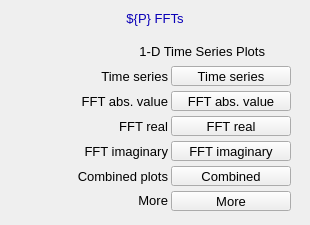
<?xml version="1.0" ?>
<ui version="4.0">
  <class>Dialog</class>
  <widget class="QWidget" name="screen">
    <property name="geometry">
      <rect>
        <x>559</x>
        <y>207</y>
        <width>310</width>
        <height>225</height>
      </rect>
    </property>
    <property name="styleSheet">
      <string notr="true">QWidget#screen {
  color: rgb(0, 0, 0);
  background-color: rgb(187, 187, 187);
  }</string>
    </property>
    <property name="windowTitle">
      <string>NDFFT16</string>
    </property>
    <widget class="PyDMDrawingRectangle" name="rectangle">
      <property name="geometry">
        <rect>
          <x>0</x>
          <y>5</y>
          <width>310</width>
          <height>25</height>
        </rect>
      </property>
      <property name="brush" stdset="0">
        <brush brushstyle="SolidPattern">
          <color alpha="255">
            <red>218</red>
            <green>218</green>
            <blue>218</blue>
          </color>
        </brush>
      </property>
      <property name="penStyle" stdset="0">
        <enum>Qt::SolidLine</enum>
      </property>
      <property name="penColor" stdset="0">
        <color>
          <red>218</red>
          <green>218</green>
          <blue>218</blue>
        </color>
      </property>
      <property name="penWidth" stdset="0">
        <double>0</double>
      </property>
      <property name="penCapStyle" stdset="0">
        <enum>Qt::FlatCap</enum>
      </property>
      <property name="toolTip">
        <string>rectangle</string>
      </property>
    </widget>
    <widget class="QLabel" name="text">
      <property name="geometry">
        <rect>
          <x>0</x>
          <y>6</y>
          <width>310</width>
          <height>25</height>
        </rect>
      </property>
      <property name="text">
        <string>${P} FFTs</string>
      </property>
      <property name="font" stdset="0">
        <font>
          <pointsize>10</pointsize>
        </font>
      </property>
      <property name="brush" stdset="0">
        <brush brushstyle="SolidPattern">
          <color alpha="255">
            <red>10</red>
            <green>0</green>
            <blue>184</blue>
          </color>
        </brush>
      </property>
      <property name="toolTip">
        <string>text</string>
      </property>
      <property name="alignment">
        <set>Qt::AlignCenter</set>
      </property>
      <property name="styleSheet">
        <string notr="true">QLabel#text {
  color: rgb(10, 0, 184);
  }</string>
      </property>
    </widget>
    <widget class="QLabel" name="text_1">
      <property name="geometry">
        <rect>
          <x>28</x>
          <y>91</y>
          <width>140</width>
          <height>20</height>
        </rect>
      </property>
      <property name="text">
        <string>FFT abs. value</string>
      </property>
      <property name="font" stdset="0">
        <font>
          <pointsize>10</pointsize>
        </font>
      </property>
      <property name="brush" stdset="0">
        <brush brushstyle="SolidPattern">
          <color alpha="255">
            <red>0</red>
            <green>0</green>
            <blue>0</blue>
          </color>
        </brush>
      </property>
      <property name="toolTip">
        <string>text_1</string>
      </property>
      <property name="alignment">
        <set>Qt::AlignRight|Qt::AlignTrailing|Qt::AlignVCenter</set>
      </property>
      <property name="styleSheet">
        <string notr="true">QLabel#text_1 {
  color: rgb(0, 0, 0);
  }</string>
      </property>
    </widget>
    <widget class="QLabel" name="text_2">
      <property name="geometry">
        <rect>
          <x>88</x>
          <y>116</y>
          <width>80</width>
          <height>20</height>
        </rect>
      </property>
      <property name="text">
        <string>FFT real</string>
      </property>
      <property name="font" stdset="0">
        <font>
          <pointsize>10</pointsize>
        </font>
      </property>
      <property name="brush" stdset="0">
        <brush brushstyle="SolidPattern">
          <color alpha="255">
            <red>0</red>
            <green>0</green>
            <blue>0</blue>
          </color>
        </brush>
      </property>
      <property name="toolTip">
        <string>text_2</string>
      </property>
      <property name="alignment">
        <set>Qt::AlignRight|Qt::AlignTrailing|Qt::AlignVCenter</set>
      </property>
      <property name="styleSheet">
        <string notr="true">QLabel#text_2 {
  color: rgb(0, 0, 0);
  }</string>
      </property>
    </widget>
    <widget class="QLabel" name="text_3">
      <property name="geometry">
        <rect>
          <x>38</x>
          <y>141</y>
          <width>130</width>
          <height>20</height>
        </rect>
      </property>
      <property name="text">
        <string>FFT imaginary</string>
      </property>
      <property name="font" stdset="0">
        <font>
          <pointsize>10</pointsize>
        </font>
      </property>
      <property name="brush" stdset="0">
        <brush brushstyle="SolidPattern">
          <color alpha="255">
            <red>0</red>
            <green>0</green>
            <blue>0</blue>
          </color>
        </brush>
      </property>
      <property name="toolTip">
        <string>text_3</string>
      </property>
      <property name="alignment">
        <set>Qt::AlignRight|Qt::AlignTrailing|Qt::AlignVCenter</set>
      </property>
      <property name="styleSheet">
        <string notr="true">QLabel#text_3 {
  color: rgb(0, 0, 0);
  }</string>
      </property>
    </widget>
    <widget class="QLabel" name="text_4">
      <property name="geometry">
        <rect>
          <x>28</x>
          <y>166</y>
          <width>140</width>
          <height>20</height>
        </rect>
      </property>
      <property name="text">
        <string>Combined plots</string>
      </property>
      <property name="font" stdset="0">
        <font>
          <pointsize>10</pointsize>
        </font>
      </property>
      <property name="brush" stdset="0">
        <brush brushstyle="SolidPattern">
          <color alpha="255">
            <red>0</red>
            <green>0</green>
            <blue>0</blue>
          </color>
        </brush>
      </property>
      <property name="toolTip">
        <string>text_4</string>
      </property>
      <property name="alignment">
        <set>Qt::AlignRight|Qt::AlignTrailing|Qt::AlignVCenter</set>
      </property>
      <property name="styleSheet">
        <string notr="true">QLabel#text_4 {
  color: rgb(0, 0, 0);
  }</string>
      </property>
    </widget>
    <widget class="QLabel" name="text_5">
      <property name="geometry">
        <rect>
          <x>58</x>
          <y>66</y>
          <width>110</width>
          <height>20</height>
        </rect>
      </property>
      <property name="text">
        <string>Time series</string>
      </property>
      <property name="font" stdset="0">
        <font>
          <pointsize>10</pointsize>
        </font>
      </property>
      <property name="brush" stdset="0">
        <brush brushstyle="SolidPattern">
          <color alpha="255">
            <red>0</red>
            <green>0</green>
            <blue>0</blue>
          </color>
        </brush>
      </property>
      <property name="toolTip">
        <string>text_5</string>
      </property>
      <property name="alignment">
        <set>Qt::AlignRight|Qt::AlignTrailing|Qt::AlignVCenter</set>
      </property>
      <property name="styleSheet">
        <string notr="true">QLabel#text_5 {
  color: rgb(0, 0, 0);
  }</string>
      </property>
    </widget>
    <widget class="QLabel" name="text_6">
      <property name="geometry">
        <rect>
          <x>55</x>
          <y>41</y>
          <width>210</width>
          <height>20</height>
        </rect>
      </property>
      <property name="text">
        <string>1-D Time Series Plots</string>
      </property>
      <property name="font" stdset="0">
        <font>
          <pointsize>10</pointsize>
        </font>
      </property>
      <property name="brush" stdset="0">
        <brush brushstyle="SolidPattern">
          <color alpha="255">
            <red>0</red>
            <green>0</green>
            <blue>0</blue>
          </color>
        </brush>
      </property>
      <property name="toolTip">
        <string>text_6</string>
      </property>
      <property name="alignment">
        <set>Qt::AlignRight|Qt::AlignTrailing|Qt::AlignVCenter</set>
      </property>
      <property name="styleSheet">
        <string notr="true">QLabel#text_6 {
  color: rgb(0, 0, 0);
  }</string>
      </property>
    </widget>
    <widget class="PyDMDrawingRectangle" name="rectangle_1">
      <property name="geometry">
        <rect>
          <x>5</x>
          <y>35</y>
          <width>300</width>
          <height>185</height>
        </rect>
      </property>
      <property name="brush" stdset="0">
        <brush brushstyle="NoBrush">
          <color alpha="255">
            <red>0</red>
            <green>0</green>
            <blue>0</blue>
          </color>
        </brush>
      </property>
      <property name="penStyle" stdset="0">
        <enum>Qt::SolidLine</enum>
      </property>
      <property name="penColor" stdset="0">
        <color>
          <red>0</red>
          <green>0</green>
          <blue>0</blue>
        </color>
      </property>
      <property name="penWidth" stdset="0">
        <double>1</double>
      </property>
      <property name="penCapStyle" stdset="0">
        <enum>Qt::FlatCap</enum>
      </property>
      <property name="toolTip">
        <string>rectangle_1</string>
      </property>
    </widget>
    <widget class="QLabel" name="text_7">
      <property name="geometry">
        <rect>
          <x>128</x>
          <y>190</y>
          <width>40</width>
          <height>20</height>
        </rect>
      </property>
      <property name="text">
        <string>More</string>
      </property>
      <property name="font" stdset="0">
        <font>
          <pointsize>10</pointsize>
        </font>
      </property>
      <property name="brush" stdset="0">
        <brush brushstyle="SolidPattern">
          <color alpha="255">
            <red>0</red>
            <green>0</green>
            <blue>0</blue>
          </color>
        </brush>
      </property>
      <property name="toolTip">
        <string>text_7</string>
      </property>
      <property name="alignment">
        <set>Qt::AlignRight|Qt::AlignTrailing|Qt::AlignVCenter</set>
      </property>
      <property name="styleSheet">
        <string notr="true">QLabel#text_7 {
  color: rgb(0, 0, 0);
  }</string>
      </property>
    </widget>
    <widget class="PyDMRelatedDisplayButton" name="related_display">
      <property name="geometry">
        <rect>
          <x>171</x>
          <y>91</y>
          <width>120</width>
          <height>20</height>
        </rect>
      </property>
      <property name="toolTip">
        <string>FFT abs. value</string>
      </property>
      <property name="text">
        <string>FFT abs. value</string>
      </property>
      <property name="showIcon" stdset="0">
        <bool>true</bool>
      </property>
      <property name="font" stdset="0">
        <font>
          <pointsize>10</pointsize>
        </font>
      </property>
      <property name="styleSheet">
        <string notr="true">PyDMRelatedDisplayButton#related_display {
  color: rgb(0, 0, 0);
  background-color: rgb(115, 223, 255);
  }</string>
      </property>
      <property name="titles" stdset="0">
        <stringlist>
          <string>${T1}</string>
          <string>${T2}</string>
          <string>${T3}</string>
          <string>${T4}</string>
          <string>${T5}</string>
          <string>${T6}</string>
          <string>${T7}</string>
          <string>${T8}</string>
          <string>${T9}</string>
          <string>${T10}</string>
          <string>${T11}</string>
          <string>${T12}</string>
          <string>${T13}</string>
          <string>${T14}</string>
          <string>${T15}</string>
          <string>${T16}</string>
        </stringlist>
      </property>
      <property name="filenames" stdset="0">
        <stringlist>
          <string>FFTFreqSpectrumPlot_V38.ui</string>
          <string>FFTFreqSpectrumPlot_V38.ui</string>
          <string>FFTFreqSpectrumPlot_V38.ui</string>
          <string>FFTFreqSpectrumPlot_V38.ui</string>
          <string>FFTFreqSpectrumPlot_V38.ui</string>
          <string>FFTFreqSpectrumPlot_V38.ui</string>
          <string>FFTFreqSpectrumPlot_V38.ui</string>
          <string>FFTFreqSpectrumPlot_V38.ui</string>
          <string>FFTFreqSpectrumPlot_V38.ui</string>
          <string>FFTFreqSpectrumPlot_V38.ui</string>
          <string>FFTFreqSpectrumPlot_V38.ui</string>
          <string>FFTFreqSpectrumPlot_V38.ui</string>
          <string>FFTFreqSpectrumPlot_V38.ui</string>
          <string>FFTFreqSpectrumPlot_V38.ui</string>
          <string>FFTFreqSpectrumPlot_V38.ui</string>
          <string>FFTFreqSpectrumPlot_V38.ui</string>
        </stringlist>
      </property>
      <property name="macros" stdset="0">
        <stringlist>
          <string>P=${P},RTS=${RTS},R=${R1},S=FFTAbsValue</string>
          <string>P=${P},RTS=${RTS},R=${R2},S=FFTAbsValue</string>
          <string>P=${P},RTS=${RTS},R=${R3},S=FFTAbsValue</string>
          <string>P=${P},RTS=${RTS},R=${R4},S=FFTAbsValue</string>
          <string>P=${P},RTS=${RTS},R=${R5},S=FFTAbsValue</string>
          <string>P=${P},RTS=${RTS},R=${R6},S=FFTAbsValue</string>
          <string>P=${P},RTS=${RTS},R=${R7},S=FFTAbsValue</string>
          <string>P=${P},RTS=${RTS},R=${R8},S=FFTAbsValue</string>
          <string>P=${P},RTS=${RTS},R=${R9},S=FFTAbsValue</string>
          <string>P=${P},RTS=${RTS},R=${R10},S=FFTAbsValue</string>
          <string>P=${P},RTS=${RTS},R=${R11},S=FFTAbsValue</string>
          <string>P=${P},RTS=${RTS},R=${R12},S=FFTAbsValue</string>
          <string>P=${P},RTS=${RTS},R=${R13},S=FFTAbsValue</string>
          <string>P=${P},RTS=${RTS},R=${R14},S=FFTAbsValue</string>
          <string>P=${P},RTS=${RTS},R=${R15},S=FFTAbsValue</string>
          <string>P=${P},RTS=${RTS},R=${R16},S=FFTAbsValue</string>
        </stringlist>
      </property>
      <property name="openInNewWindow" stdset="0">
        <bool>true</bool>
      </property>
    </widget>
    <widget class="PyDMRelatedDisplayButton" name="related_display_1">
      <property name="geometry">
        <rect>
          <x>171</x>
          <y>116</y>
          <width>120</width>
          <height>20</height>
        </rect>
      </property>
      <property name="toolTip">
        <string>FFT real</string>
      </property>
      <property name="text">
        <string>FFT real</string>
      </property>
      <property name="showIcon" stdset="0">
        <bool>true</bool>
      </property>
      <property name="font" stdset="0">
        <font>
          <pointsize>10</pointsize>
        </font>
      </property>
      <property name="styleSheet">
        <string notr="true">PyDMRelatedDisplayButton#related_display_1 {
  color: rgb(0, 0, 0);
  background-color: rgb(115, 223, 255);
  }</string>
      </property>
      <property name="titles" stdset="0">
        <stringlist>
          <string>${T1}</string>
          <string>${T2}</string>
          <string>${T3}</string>
          <string>${T4}</string>
          <string>${T5}</string>
          <string>${T6}</string>
          <string>${T7}</string>
          <string>${T8}</string>
          <string>${T9}</string>
          <string>${T10}</string>
          <string>${T11}</string>
          <string>${T12}</string>
          <string>${T13}</string>
          <string>${T14}</string>
          <string>${T15}</string>
          <string>${T16}</string>
        </stringlist>
      </property>
      <property name="filenames" stdset="0">
        <stringlist>
          <string>FFTFreqSpectrumPlot_V38.ui</string>
          <string>FFTFreqSpectrumPlot_V38.ui</string>
          <string>FFTFreqSpectrumPlot_V38.ui</string>
          <string>FFTFreqSpectrumPlot_V38.ui</string>
          <string>FFTFreqSpectrumPlot_V38.ui</string>
          <string>FFTFreqSpectrumPlot_V38.ui</string>
          <string>FFTFreqSpectrumPlot_V38.ui</string>
          <string>FFTFreqSpectrumPlot_V38.ui</string>
          <string>FFTFreqSpectrumPlot_V38.ui</string>
          <string>FFTFreqSpectrumPlot_V38.ui</string>
          <string>FFTFreqSpectrumPlot_V38.ui</string>
          <string>FFTFreqSpectrumPlot_V38.ui</string>
          <string>FFTFreqSpectrumPlot_V38.ui</string>
          <string>FFTFreqSpectrumPlot_V38.ui</string>
          <string>FFTFreqSpectrumPlot_V38.ui</string>
          <string>FFTFreqSpectrumPlot_V38.ui</string>
        </stringlist>
      </property>
      <property name="macros" stdset="0">
        <stringlist>
          <string>P=${P},RTS=${RTS},R=${R1},S=FFTReal</string>
          <string>P=${P},RTS=${RTS},R=${R2},S=FFTReal</string>
          <string>P=${P},RTS=${RTS},R=${R3},S=FFTReal</string>
          <string>P=${P},RTS=${RTS},R=${R4},S=FFTReal</string>
          <string>P=${P},RTS=${RTS},R=${R5},S=FFTReal</string>
          <string>P=${P},RTS=${RTS},R=${R6},S=FFTReal</string>
          <string>P=${P},RTS=${RTS},R=${R7},S=FFTReal</string>
          <string>P=${P},RTS=${RTS},R=${R8},S=FFTReal</string>
          <string>P=${P},RTS=${RTS},R=${R9},S=FFTReal</string>
          <string>P=${P},RTS=${RTS},R=${R10},S=FFTReal</string>
          <string>P=${P},RTS=${RTS},R=${R11},S=FFTReal</string>
          <string>P=${P},RTS=${RTS},R=${R12},S=FFTReal</string>
          <string>P=${P},RTS=${RTS},R=${R13},S=FFTReal</string>
          <string>P=${P},RTS=${RTS},R=${R14},S=FFTReal</string>
          <string>P=${P},RTS=${RTS},R=${R15},S=FFTReal</string>
          <string>P=${P},RTS=${RTS},R=${R16},S=FFTReal</string>
        </stringlist>
      </property>
      <property name="openInNewWindow" stdset="0">
        <bool>true</bool>
      </property>
    </widget>
    <widget class="PyDMRelatedDisplayButton" name="related_display_2">
      <property name="geometry">
        <rect>
          <x>171</x>
          <y>141</y>
          <width>120</width>
          <height>20</height>
        </rect>
      </property>
      <property name="toolTip">
        <string>FFT imaginary</string>
      </property>
      <property name="text">
        <string>FFT imaginary</string>
      </property>
      <property name="showIcon" stdset="0">
        <bool>true</bool>
      </property>
      <property name="font" stdset="0">
        <font>
          <pointsize>10</pointsize>
        </font>
      </property>
      <property name="styleSheet">
        <string notr="true">PyDMRelatedDisplayButton#related_display_2 {
  color: rgb(0, 0, 0);
  background-color: rgb(115, 223, 255);
  }</string>
      </property>
      <property name="titles" stdset="0">
        <stringlist>
          <string>${T1}</string>
          <string>${T2}</string>
          <string>${T3}</string>
          <string>${T4}</string>
          <string>${T5}</string>
          <string>${T6}</string>
          <string>${T7}</string>
          <string>${T8}</string>
          <string>${T9}</string>
          <string>${T10}</string>
          <string>${T11}</string>
          <string>${T12}</string>
          <string>${T13}</string>
          <string>${T14}</string>
          <string>${T15}</string>
          <string>${T16}</string>
        </stringlist>
      </property>
      <property name="filenames" stdset="0">
        <stringlist>
          <string>FFTFreqSpectrumPlot_V38.ui</string>
          <string>FFTFreqSpectrumPlot_V38.ui</string>
          <string>FFTFreqSpectrumPlot_V38.ui</string>
          <string>FFTFreqSpectrumPlot_V38.ui</string>
          <string>FFTFreqSpectrumPlot_V38.ui</string>
          <string>FFTFreqSpectrumPlot_V38.ui</string>
          <string>FFTFreqSpectrumPlot_V38.ui</string>
          <string>FFTFreqSpectrumPlot_V38.ui</string>
          <string>FFTFreqSpectrumPlot_V38.ui</string>
          <string>FFTFreqSpectrumPlot_V38.ui</string>
          <string>FFTFreqSpectrumPlot_V38.ui</string>
          <string>FFTFreqSpectrumPlot_V38.ui</string>
          <string>FFTFreqSpectrumPlot_V38.ui</string>
          <string>FFTFreqSpectrumPlot_V38.ui</string>
          <string>FFTFreqSpectrumPlot_V38.ui</string>
          <string>FFTFreqSpectrumPlot_V38.ui</string>
        </stringlist>
      </property>
      <property name="macros" stdset="0">
        <stringlist>
          <string>P=${P},RTS=${RTS},R=${R1},S=FFTImaginary</string>
          <string>P=${P},RTS=${RTS},R=${R2},S=FFTImaginary</string>
          <string>P=${P},RTS=${RTS},R=${R3},S=FFTImaginary</string>
          <string>P=${P},RTS=${RTS},R=${R4},S=FFTImaginary</string>
          <string>P=${P},RTS=${RTS},R=${R5},S=FFTImaginary</string>
          <string>P=${P},RTS=${RTS},R=${R6},S=FFTImaginary</string>
          <string>P=${P},RTS=${RTS},R=${R7},S=FFTImaginary</string>
          <string>P=${P},RTS=${RTS},R=${R8},S=FFTImaginary</string>
          <string>P=${P},RTS=${RTS},R=${R9},S=FFTImaginary</string>
          <string>P=${P},RTS=${RTS},R=${R10},S=FFTImaginary</string>
          <string>P=${P},RTS=${RTS},R=${R11},S=FFTImaginary</string>
          <string>P=${P},RTS=${RTS},R=${R12},S=FFTImaginary</string>
          <string>P=${P},RTS=${RTS},R=${R13},S=FFTImaginary</string>
          <string>P=${P},RTS=${RTS},R=${R14},S=FFTImaginary</string>
          <string>P=${P},RTS=${RTS},R=${R15},S=FFTImaginary</string>
          <string>P=${P},RTS=${RTS},R=${R16},S=FFTImaginary</string>
        </stringlist>
      </property>
      <property name="openInNewWindow" stdset="0">
        <bool>true</bool>
      </property>
    </widget>
    <widget class="PyDMRelatedDisplayButton" name="related_display_3">
      <property name="geometry">
        <rect>
          <x>171</x>
          <y>166</y>
          <width>120</width>
          <height>20</height>
        </rect>
      </property>
      <property name="toolTip">
        <string>Combined</string>
      </property>
      <property name="text">
        <string>Combined</string>
      </property>
      <property name="showIcon" stdset="0">
        <bool>true</bool>
      </property>
      <property name="font" stdset="0">
        <font>
          <pointsize>10</pointsize>
        </font>
      </property>
      <property name="styleSheet">
        <string notr="true">PyDMRelatedDisplayButton#related_display_3 {
  color: rgb(0, 0, 0);
  background-color: rgb(115, 223, 255);
  }</string>
      </property>
      <property name="titles" stdset="0">
        <stringlist>
          <string>${T1}</string>
          <string>${T2}</string>
          <string>${T3}</string>
          <string>${T4}</string>
          <string>${T5}</string>
          <string>${T6}</string>
          <string>${T7}</string>
          <string>${T8}</string>
          <string>${T9}</string>
          <string>${T10}</string>
          <string>${T11}</string>
          <string>${T12}</string>
          <string>${T13}</string>
          <string>${T14}</string>
          <string>${T15}</string>
          <string>${T16}</string>
        </stringlist>
      </property>
      <property name="filenames" stdset="0">
        <stringlist>
          <string>FFTPlotAll_V38.ui</string>
          <string>FFTPlotAll_V38.ui</string>
          <string>FFTPlotAll_V38.ui</string>
          <string>FFTPlotAll_V38.ui</string>
          <string>FFTPlotAll_V38.ui</string>
          <string>FFTPlotAll_V38.ui</string>
          <string>FFTPlotAll_V38.ui</string>
          <string>FFTPlotAll_V38.ui</string>
          <string>FFTPlotAll_V38.ui</string>
          <string>FFTPlotAll_V38.ui</string>
          <string>FFTPlotAll_V38.ui</string>
          <string>FFTPlotAll_V38.ui</string>
          <string>FFTPlotAll_V38.ui</string>
          <string>FFTPlotAll_V38.ui</string>
          <string>FFTPlotAll_V38.ui</string>
          <string>FFTPlotAll_V38.ui</string>
        </stringlist>
      </property>
      <property name="macros" stdset="0">
        <stringlist>
          <string>P=${P},RTS=${RTS},R=${R1}</string>
          <string>P=${P},RTS=${RTS},R=${R2}</string>
          <string>P=${P},RTS=${RTS},R=${R3}</string>
          <string>P=${P},RTS=${RTS},R=${R4}</string>
          <string>P=${P},RTS=${RTS},R=${R5}</string>
          <string>P=${P},RTS=${RTS},R=${R6}</string>
          <string>P=${P},RTS=${RTS},R=${R7}</string>
          <string>P=${P},RTS=${RTS},R=${R8}</string>
          <string>P=${P},RTS=${RTS},R=${R9}</string>
          <string>P=${P},RTS=${RTS},R=${R10}</string>
          <string>P=${P},RTS=${RTS},R=${R11}</string>
          <string>P=${P},RTS=${RTS},R=${R12}</string>
          <string>P=${P},RTS=${RTS},R=${R13}</string>
          <string>P=${P},RTS=${RTS},R=${R14}</string>
          <string>P=${P},RTS=${RTS},R=${R15}</string>
          <string>P=${P},RTS=${RTS},R=${R16}</string>
        </stringlist>
      </property>
      <property name="openInNewWindow" stdset="0">
        <bool>true</bool>
      </property>
    </widget>
    <widget class="PyDMRelatedDisplayButton" name="related_display_4">
      <property name="geometry">
        <rect>
          <x>171</x>
          <y>66</y>
          <width>120</width>
          <height>20</height>
        </rect>
      </property>
      <property name="toolTip">
        <string>Time series</string>
      </property>
      <property name="text">
        <string>Time series</string>
      </property>
      <property name="showIcon" stdset="0">
        <bool>true</bool>
      </property>
      <property name="font" stdset="0">
        <font>
          <pointsize>10</pointsize>
        </font>
      </property>
      <property name="styleSheet">
        <string notr="true">PyDMRelatedDisplayButton#related_display_4 {
  color: rgb(0, 0, 0);
  background-color: rgb(115, 223, 255);
  }</string>
      </property>
      <property name="titles" stdset="0">
        <stringlist>
          <string>${T1}</string>
          <string>${T2}</string>
          <string>${T3}</string>
          <string>${T4}</string>
          <string>${T5}</string>
          <string>${T6}</string>
          <string>${T7}</string>
          <string>${T8}</string>
          <string>${T9}</string>
          <string>${T10}</string>
          <string>${T11}</string>
          <string>${T12}</string>
          <string>${T13}</string>
          <string>${T14}</string>
          <string>${T15}</string>
          <string>${T16}</string>
        </stringlist>
      </property>
      <property name="filenames" stdset="0">
        <stringlist>
          <string>FFTTimeSeriesPlot_V38.ui</string>
          <string>FFTTimeSeriesPlot_V38.ui</string>
          <string>FFTTimeSeriesPlot_V38.ui</string>
          <string>FFTTimeSeriesPlot_V38.ui</string>
          <string>FFTTimeSeriesPlot_V38.ui</string>
          <string>FFTTimeSeriesPlot_V38.ui</string>
          <string>FFTTimeSeriesPlot_V38.ui</string>
          <string>FFTTimeSeriesPlot_V38.ui</string>
          <string>FFTTimeSeriesPlot_V38.ui</string>
          <string>FFTTimeSeriesPlot_V38.ui</string>
          <string>FFTTimeSeriesPlot_V38.ui</string>
          <string>FFTTimeSeriesPlot_V38.ui</string>
          <string>FFTTimeSeriesPlot_V38.ui</string>
          <string>FFTTimeSeriesPlot_V38.ui</string>
          <string>FFTTimeSeriesPlot_V38.ui</string>
          <string>FFTTimeSeriesPlot_V38.ui</string>
        </stringlist>
      </property>
      <property name="macros" stdset="0">
        <stringlist>
          <string>P=${P},RTS=${RTS},R=${R1}</string>
          <string>P=${P},RTS=${RTS},R=${R2}</string>
          <string>P=${P},RTS=${RTS},R=${R3}</string>
          <string>P=${P},RTS=${RTS},R=${R4}</string>
          <string>P=${P},RTS=${RTS},R=${R5}</string>
          <string>P=${P},RTS=${RTS},R=${R6}</string>
          <string>P=${P},RTS=${RTS},R=${R7}</string>
          <string>P=${P},RTS=${RTS},R=${R8}</string>
          <string>P=${P},RTS=${RTS},R=${R9}</string>
          <string>P=${P},RTS=${RTS},R=${R10}</string>
          <string>P=${P},RTS=${RTS},R=${R11}</string>
          <string>P=${P},RTS=${RTS},R=${R12}</string>
          <string>P=${P},RTS=${RTS},R=${R13}</string>
          <string>P=${P},RTS=${RTS},R=${R14}</string>
          <string>P=${P},RTS=${RTS},R=${R15}</string>
          <string>P=${P},RTS=${RTS},R=${R16}</string>
        </stringlist>
      </property>
      <property name="openInNewWindow" stdset="0">
        <bool>true</bool>
      </property>
    </widget>
    <widget class="PyDMRelatedDisplayButton" name="related_display_5">
      <property name="geometry">
        <rect>
          <x>171</x>
          <y>191</y>
          <width>120</width>
          <height>20</height>
        </rect>
      </property>
      <property name="toolTip">
        <string>More</string>
      </property>
      <property name="text">
        <string>More</string>
      </property>
      <property name="showIcon" stdset="0">
        <bool>true</bool>
      </property>
      <property name="font" stdset="0">
        <font>
          <pointsize>10</pointsize>
        </font>
      </property>
      <property name="styleSheet">
        <string notr="true">PyDMRelatedDisplayButton#related_display_5 {
  color: rgb(0, 0, 0);
  background-color: rgb(115, 223, 255);
  }</string>
      </property>
      <property name="titles" stdset="0">
        <stringlist>
          <string>${T1}</string>
          <string>${T2}</string>
          <string>${T3}</string>
          <string>${T4}</string>
          <string>${T5}</string>
          <string>${T6}</string>
          <string>${T7}</string>
          <string>${T8}</string>
          <string>${T9}</string>
          <string>${T10}</string>
          <string>${T11}</string>
          <string>${T12}</string>
          <string>${T13}</string>
          <string>${T14}</string>
          <string>${T15}</string>
          <string>${T16}</string>
        </stringlist>
      </property>
      <property name="filenames" stdset="0">
        <stringlist>
          <string>FFTPlugin_V38.ui</string>
          <string>FFTPlugin_V38.ui</string>
          <string>FFTPlugin_V38.ui</string>
          <string>FFTPlugin_V38.ui</string>
          <string>FFTPlugin_V38.ui</string>
          <string>FFTPlugin_V38.ui</string>
          <string>FFTPlugin_V38.ui</string>
          <string>FFTPlugin_V38.ui</string>
          <string>FFTPlugin_V38.ui</string>
          <string>FFTPlugin_V38.ui</string>
          <string>FFTPlugin_V38.ui</string>
          <string>FFTPlugin_V38.ui</string>
          <string>FFTPlugin_V38.ui</string>
          <string>FFTPlugin_V38.ui</string>
          <string>lNDFFT.ui</string>
          <string>FFTPlugin_V38.ui</string>
        </stringlist>
      </property>
      <property name="macros" stdset="0">
        <stringlist>
          <string>P=${P},RTS=${RTS},R=${R1},TITLE=${T1}</string>
          <string>P=${P},RTS=${RTS},R=${R2},TITLE=${T2}</string>
          <string>P=${P},RTS=${RTS},R=${R3},TITLE=${T3}</string>
          <string>P=${P},RTS=${RTS},R=${R4},TITLE=${T4}</string>
          <string>P=${P},RTS=${RTS},R=${R5},TITLE=${T5}</string>
          <string>P=${P},RTS=${RTS},R=${R6},TITLE=${T6}</string>
          <string>P=${P},RTS=${RTS},R=${R7},TITLE=${T7}</string>
          <string>P=${P},RTS=${RTS},R=${R8},TITLE=${T8}</string>
          <string>P=${P},RTS=${RTS},R=${R9},TITLE=${T9}</string>
          <string>P=${P},RTS=${RTS},R=${R10},TITLE=${T10}</string>
          <string>P=${P},RTS=${RTS},R=${R11},TITLE=${T11}</string>
          <string>P=${P},RTS=${RTS},R=${R12},TITLE=${T12}</string>
          <string>P=${P},RTS=${RTS},R=${R13},TITLE=${T13}</string>
          <string>P=${P},RTS=${RTS},R=${R14},TITLE=${T14}</string>
          <string>P=${P},RTS=${RTS},R=${R15},TITLE=${T15}</string>
          <string>P=${P},RTS=${RTS},R=${R16},TITLE=${T16}</string>
        </stringlist>
      </property>
      <property name="openInNewWindow" stdset="0">
        <bool>true</bool>
      </property>
    </widget>
  </widget>
  <customwidgets>
    <customwidget>
      <class>PyDMDrawingRectangle</class>
      <extends>QWidget</extends>
      <header>pydm.widgets.drawing</header>
    </customwidget>
    <customwidget>
      <class>PyDMLabel</class>
      <extends>QLabel</extends>
      <header>pydm.widgets.label</header>
    </customwidget>
    <customwidget>
      <class>PyDMRelatedDisplayButton</class>
      <extends>QPushButton</extends>
      <header>pydm.widgets.related_display_button</header>
    </customwidget>
  </customwidgets>
</ui>
